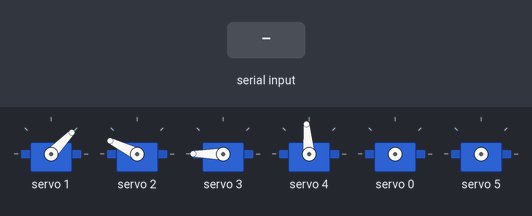
Simulated run of this sketch. Board: Arduino Uno, built with avr-gcc and run on an emulated ATmega328P. On the bench: 6 × servo. The inputs (shaded band) are chosen by the test bench.

Above: at 9.3 s.
9.4 s: "L" received over Serial
10.9 s: byte 67 ('C') received over Serial
12.9 s: byte 84 ('T') received over Serial
At 15.8 s:
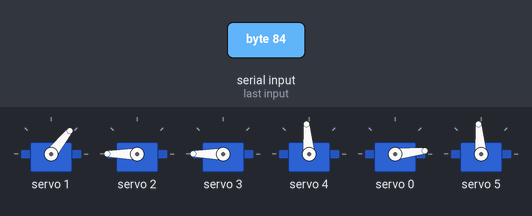
15.9 s: byte 77 ('M') received over Serial
At 18.6 s:
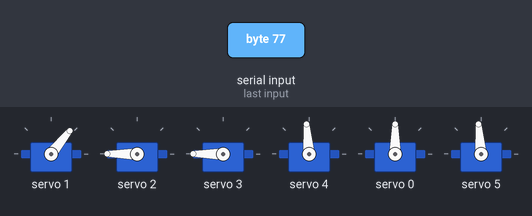
18.9 s: "R" received over Serial
At 20.7 s:
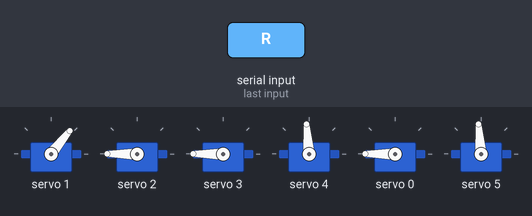
21.1 s: "D" received over Serial
At 23.1 s:
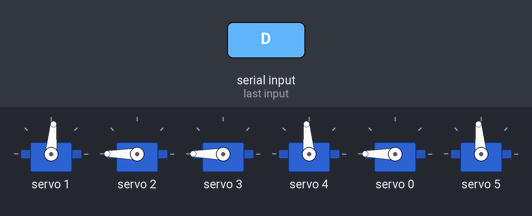
Timing chart, 0 to 31.2 s (numbered marks = the images above; inputs shaded):
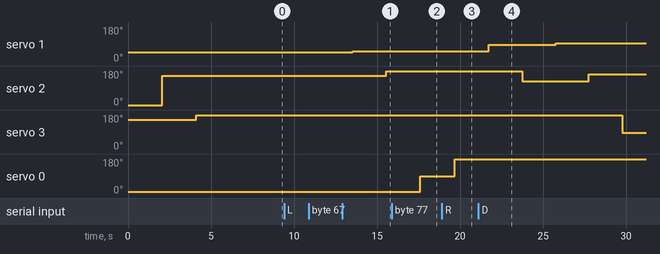

Measured:
- after the input at 12.9 s, servo 1: 46° → 51° after 0.64 s; servo 2: 154° → 180° after 2.6 s
- after the input at 15.9 s, servo 0: 6° → 90° after 1.7 s
- after the input at 18.9 s, servo 0: 90° → 180° after 0.78 s
- after the input at 21.1 s, servo 1: 51° → 85° after 0.64 s, → 95° 4.0 s later; servo 2: 180° → 125° after 2.7 s, → 164° 4.0 s later; servo 3: 180° → 85° after 8.7 s

The sketch:

Robotic_Gripper_Arduino_Code.ino
```cpp
#include <Wire.h>
#include <Adafruit_PWMServoDriver.h>

Adafruit_PWMServoDriver pwm = Adafruit_PWMServoDriver();

#define SERVO_MIN_PULSE_WIDTH 150
#define SERVO_MAX_PULSE_WIDTH 600
#define GRADUAL_DELAY_INTERVAL 10 // Adjust this value for smoother gradual transitions

// Define the PCA9685 channel assignments
#define SERVO2_CHANNEL 0
#define SERVO3_CHANNEL 1
#define SERVO4_CHANNEL 2
#define SERVO5_CHANNEL 3
#define SERVO6_CHANNEL 4
#define SERVO7_CHANNEL 5

void gradualDelay(int targetMicros, int currentMicros, int interval) {
  while (currentMicros != targetMicros) {
    delayMicroseconds(interval);
    if (currentMicros < targetMicros) {
      currentMicros += interval;
      if (currentMicros > targetMicros) {
        currentMicros = targetMicros;
      }
    } else {
      currentMicros -= interval;
      if (currentMicros < targetMicros) {
        currentMicros = targetMicros;
      }
    }
  }
}

void setServoAngle(uint8_t servoNum, int targetAngle) {
  int targetMicros = map(targetAngle, 0, 180, SERVO_MIN_PULSE_WIDTH, SERVO_MAX_PULSE_WIDTH);
  int currentMicros = pwm.getPWM(servoNum);

  if (currentMicros != targetMicros) {
    int steps = abs(targetMicros - currentMicros) / GRADUAL_DELAY_INTERVAL;
    int increment = (targetMicros > currentMicros) ? GRADUAL_DELAY_INTERVAL : -GRADUAL_DELAY_INTERVAL;

    for (int i = 0; i < steps; i++) {
      currentMicros += increment;
      pwm.setPWM(servoNum, 0, currentMicros);
      delayMicroseconds(GRADUAL_DELAY_INTERVAL);
    }

    pwm.setPWM(servoNum, 0, targetMicros); // Set the final position
  }
}

void setDefaultPositions() {
  setServoAngle(SERVO3_CHANNEL, 40);
  delay(2000);
  setServoAngle(SERVO4_CHANNEL, 150);
  delay(2000);
  setServoAngle(SERVO5_CHANNEL, 180);
  delay(2000);
  setServoAngle(SERVO6_CHANNEL, 90);
  delay(2000);
}

void turnLeft() {
  setServoAngle(SERVO2_CHANNEL, 0);
  delay(2000);
}

void turnRight() {
  setServoAngle(SERVO2_CHANNEL, 180);
  delay(2000);
}

void middlePosition() {
  setServoAngle(SERVO2_CHANNEL, 85);
  delay(2000);
}

void goDown() {
  setServoAngle(SERVO3_CHANNEL, 80);
  delay(2000);
  setServoAngle(SERVO4_CHANNEL, 120);
  delay(2000);
  setServoAngle(SERVO3_CHANNEL, 90);
  delay(2000);
  setServoAngle(SERVO4_CHANNEL, 160);
  delay(2000);
  setServoAngle(SERVO5_CHANNEL, 80);
  delay(2000);
  setServoAngle(SERVO3_CHANNEL, 110);
  delay(2000);
   setServoAngle(SERVO5_CHANNEL, 60);
  delay(2000);
  setServoAngle(SERVO3_CHANNEL, 120);
  delay(1000);
  setServoAngle(SERVO6_CHANNEL, 90);
  delay(1000);
  setServoAngle(SERVO3_CHANNEL, 130);
  delay(1000);
}

void openPosition() {
  setServoAngle(SERVO7_CHANNEL, 40);
  delay(3000);
}

void closePosition() {
  setServoAngle(SERVO7_CHANNEL, 90);
  delay(2000);
}

void TransistionPosition() {
  setServoAngle(SERVO3_CHANNEL, 45);
  delay(2000);
  setServoAngle(SERVO4_CHANNEL, 180);
  delay(2000);
}

void grabPosition() {
  setServoAngle(SERVO7_CHANNEL, 60);
  delay(2000);
}

void setup() {
  Serial.begin(9600);

  // Initialize PCA9685
  pwm.begin();
  pwm.setPWMFreq(60); // Analog servos run at ~60 Hz updates

  delay(10);

  // Set default positions for all servos
  setDefaultPositions();
}

void loop() {
  if (Serial.available() > 0) {
    char command = Serial.read();
    if (command == 'L' || command == 'l') {
      turnLeft();
    } else if (command == 'R' || command == 'r') {
      turnRight();
    } else if (command == 'D' || command == 'd') {
      goDown();
    } else if (command == 'S' || command == 's') {
      setDefaultPositions();
    } else if (command == 'O' || command == 'o') {
      openPosition();
    } else if (command == 'C' || command == 'c') {
      closePosition();
    } else if (command == 'T' || command == 't') {
      TransistionPosition();
    } else if (command == 'M' || command == 'm') {
      middlePosition();
    } else if (command == 'G' || command == 'g') {
      grabPosition();
    }
    delay(50);  // Additional delay for smoother operation
  }
  // Additional code for your main loop logic goes here
}
```
